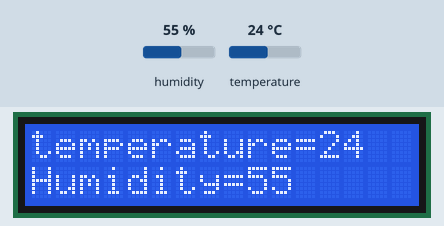
Recording of a sketch running on a simulated Arduino Uno, built with avr-gcc and run on an emulated ATmega328P. Shown: 16×2 character LCD. The test bench sets the inputs (shaded band); at power-on: humidity 55 %, temperature 24 °C. What the sketch prints to the serial monitor is not drawn.

Above: at 1.2 s.
1.3 s: humidity set to 22 %
At 2.9 s:
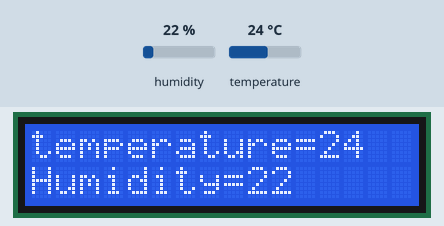
3.4 s: temperature set to 12 °C
At 5.3 s:
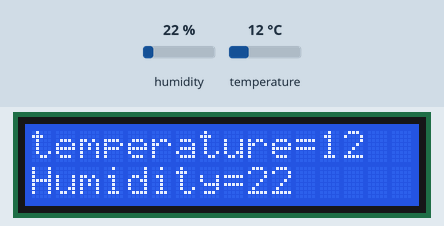
6.2 s: humidity set to 40 %
At 7.1 s:
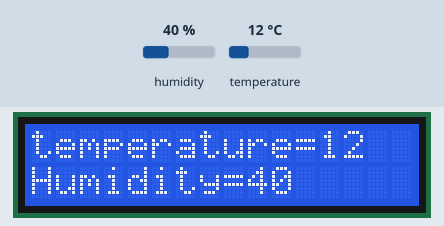
8.3 s: temperature set to 19 °C
At 10.7 s:
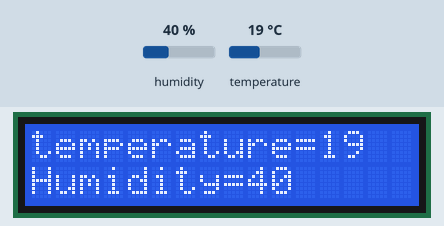
Timing chart, 0 to 11.9 s (numbered marks = the images above; inputs shaded):
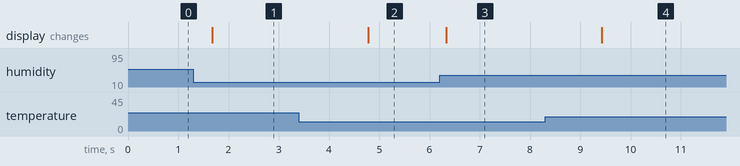

Measured:
- after the input at 1.3 s, the display: changes after 0.38 s (image 1)
- after the input at 3.4 s, the display: changes after 1.4 s (image 2)
- after the input at 6.2 s, the display: changes after 0.13 s (image 3)
- after the input at 8.3 s, the display: changes after 1.1 s (image 4)

The sketch:

dht11__.ino
```cpp
#include <LiquidCrystal_I2C.h>
#include <SimpleDHT.h>
char msg[50];

// for DHT11,
//      VCC: 5V or 3V
//      GND: GND
//      DATA: 2
int pinDHT11 = 2;
SimpleDHT11 dht11(pinDHT11);
LiquidCrystal_I2C lcd(0x27,16,2);

void setup() {
  Serial.begin(9600);
  lcd.begin(); //initialisation lcd
  lcd.clear();
  lcd.backlight();
  lcd.setCursor(0,0);
  lcd.print("hello");
  lcd.clear();
}

void loop() {
  // start working...
  Serial.println("=================================");
  Serial.println("Sample DHT11...");
  // read without samples.
  byte temperature = 0;
  byte humidity = 0;

  int err = SimpleDHTErrSuccess;
  if ((err = dht11.read(&temperature, &humidity, NULL)) != SimpleDHTErrSuccess) {
    Serial.print("Read DHT11 failed, err="); Serial.print(SimpleDHTErrCode(err));
    Serial.print(","); Serial.println(SimpleDHTErrDuration(err)); delay(1000);

    return;
  }

  Serial.print("Sample OK: ");
  Serial.print((int)temperature); Serial.print(" *C, ");
  Serial.print((int)humidity); Serial.println(" H");
  lcd.setCursor(0,0); //Mettre le curseur Ligne0 colonne0
  lcd.print("temperature=");
  lcd.println((int) temperature);
   lcd.setCursor(0,2); //Mettre le curseur Ligne0 colonne2
  lcd.print("Humidity=");
  lcd.print((int) humidity);
  // DHT11 sampling rate is 1HZ.
  delay(1500);
}
```
